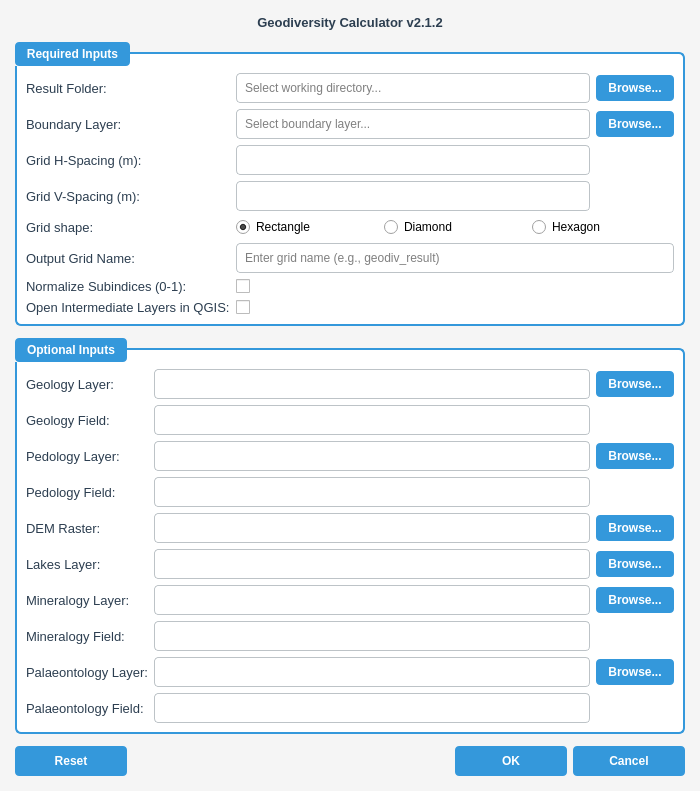
<?xml version="1.0" encoding="UTF-8"?>
<ui version="4.0">
 <class>GeodiversityCalculatorMaxProDialogBase</class>
 <widget class="QDialog" name="GeodiversityCalculatorMaxProDialogBase">
  <property name="geometry">
   <rect>
    <x>0</x>
    <y>0</y>
    <width>700</width>
    <height>750</height>
   </rect>
  </property>
  <property name="windowTitle">
   <string>Geodiversity Calculator v2.1.2</string>
  </property>
  <property name="styleSheet">
   <string>QDialog {
    background-color: #f5f5f5;
}
QGroupBox {
    font-weight: bold;
    border: 2px solid #3498db;
    border-radius: 6px;
    margin-top: 10px;
    padding-top: 10px;
    background-color: white;
}
QGroupBox::title {
    subcontrol-origin: margin;
    subcontrol-position: top left;
    padding: 5px 10px;
    color: white;
    background-color: #3498db;
    border-radius: 4px;
}
QLabel {
    font-size: 10pt;
    color: #2c3e50;
}
QLineEdit {
    padding: 6px;
    border: 1px solid #bdc3c7;
    border-radius: 4px;
    background-color: white;
    font-size: 9pt;
}
QLineEdit:focus {
    border: 2px solid #3498db;
}
QLineEdit:disabled {
    background-color: #ecf0f1;
}
QPushButton {
    padding: 6px 12px;
    background-color: #3498db;
    color: white;
    border: none;
    border-radius: 4px;
    font-weight: bold;
    font-size: 9pt;
}
QPushButton:hover {
    background-color: #2980b9;
}
QPushButton:pressed {
    background-color: #1f5f8b;
}
QDialogButtonBox QPushButton {
    min-width: 80px;
    padding: 8px 16px;
}
   </string>
  </property>
  <layout class="QVBoxLayout" name="verticalLayout">
   <property name="spacing">
    <number>12</number>
   </property>
   <property name="leftMargin">
    <number>15</number>
   </property>
   <property name="topMargin">
    <number>15</number>
   </property>
   <property name="rightMargin">
    <number>15</number>
   </property>
   <property name="bottomMargin">
    <number>15</number>
   </property>

   <item>
    <widget class="QLabel" name="label_title">
     <property name="font">
      <font>
       <pointsize>14</pointsize>
       <bold>true</bold>
      </font>
     </property>
     <property name="text">
      <string>Geodiversity Calculator v2.1.2</string>
     </property>
     <!-- Qt6 change: AlignCenter → AlignmentFlag::AlignCenter -->
     <property name="alignment">
      <set>Qt::AlignmentFlag::AlignCenter</set>
     </property>
    </widget>
   </item>

   <item>
    <widget class="QGroupBox" name="groupBox">
     <property name="title">
      <string>Required Inputs</string>
     </property>
     <layout class="QGridLayout" name="gridLayout">

      <item row="0" column="0">
       <widget class="QLabel" name="label_16">
        <property name="text"><string>Result Folder:</string></property>
       </widget>
      </item>
      <item row="0" column="1">
       <widget class="QLineEdit" name="lineEdit_16">
        <property name="toolTip"><string>Folder where all output files will be saved</string></property>
        <property name="placeholderText"><string>Select working directory...</string></property>
       </widget>
      </item>
      <item row="0" column="2">
       <widget class="QPushButton" name="pushButton_14">
        <property name="text"><string>Browse...</string></property>
       </widget>
      </item>

      <item row="1" column="0">
       <widget class="QLabel" name="label">
        <property name="text"><string>Boundary Layer:</string></property>
       </widget>
      </item>
      <item row="1" column="1">
       <widget class="QLineEdit" name="lineEdit">
        <property name="toolTip"><string>Study area boundary polygon (GPKG or SHP format)</string></property>
        <property name="placeholderText"><string>Select boundary layer...</string></property>
       </widget>
      </item>
      <item row="1" column="2">
       <widget class="QPushButton" name="pushButton">
        <property name="text"><string>Browse...</string></property>
       </widget>
      </item>

      <item row="2" column="0">
       <widget class="QLabel" name="label_3">
        <property name="text"><string>Grid H-Spacing (m):</string></property>
       </widget>
      </item>
      <item row="2" column="1">
       <widget class="QLineEdit" name="lineEdit_3">
        <property name="text"><string/></property>
        <property name="toolTip"><string>Grid cell width in meters.</string></property>
       </widget>
      </item>

      <item row="3" column="0">
       <widget class="QLabel" name="label_4">
        <property name="text"><string>Grid V-Spacing (m):</string></property>
       </widget>
      </item>
      <item row="3" column="1">
       <widget class="QLineEdit" name="lineEdit_4">
        <property name="text"><string/></property>
        <property name="toolTip"><string>Grid cell height in meters.</string></property>
       </widget>
      </item>

      <item row="4" column="0">
       <widget class="QLabel" name="label_gridshape">
        <property name="text"><string>Grid shape:</string></property>
       </widget>
      </item>
      <item row="4" column="1" colspan="2">
       <widget class="QWidget" name="widget_gridshape" native="true">
        <layout class="QHBoxLayout" name="horizontalLayout_gridshape">
         <property name="leftMargin"><number>0</number></property>
         <property name="topMargin"><number>0</number></property>
         <property name="rightMargin"><number>0</number></property>
         <property name="bottomMargin"><number>0</number></property>
         <item>
          <widget class="QRadioButton" name="radioButton_rectangle">
           <property name="text"><string>Rectangle</string></property>
           <property name="checked"><bool>true</bool></property>
          </widget>
         </item>
         <item>
          <widget class="QRadioButton" name="radioButton_diamond">
           <property name="text"><string>Diamond</string></property>
          </widget>
         </item>
         <item>
          <widget class="QRadioButton" name="radioButton_hexagon">
           <property name="text"><string>Hexagon</string></property>
          </widget>
         </item>
        </layout>
       </widget>
      </item>

      <item row="5" column="0">
       <widget class="QLabel" name="label_normalize">
        <property name="text"><string>Output Grid Name:</string></property>
       </widget>
      </item>
      <item row="5" column="1" colspan="2">
       <widget class="QLineEdit" name="lineEdit_14">
        <property name="toolTip"><string>Name for the output grid file (without extension). Result will be saved as .gpkg</string></property>
        <property name="placeholderText"><string>Enter grid name (e.g., geodiv_result)</string></property>
       </widget>
      </item>

      <item row="6" column="0">
       <widget class="QLabel" name="label_14">
        <property name="text"><string>Normalize Subindices (0-1):</string></property>
       </widget>
      </item>
      <item row="6" column="1">
       <widget class="QCheckBox" name="checkBox_normalize">
        <property name="text"><string/></property>
       </widget>
      </item>

      <item row="7" column="0">
       <widget class="QLabel" name="label_show_sublayers">
        <property name="text"><string>Open Intermediate Layers in QGIS:</string></property>
       </widget>
      </item>
      <item row="7" column="1">
       <widget class="QCheckBox" name="checkBox_show_sublayers">
        <property name="text"><string/></property>
        <property name="checked"><bool>false</bool></property>
       </widget>
      </item>

     </layout>
    </widget>
   </item>

   <item>
    <widget class="QGroupBox" name="groupBox_2">
     <property name="title">
      <string>Optional Inputs</string>
     </property>
     <layout class="QGridLayout" name="gridLayout_2">

      <item row="0" column="0">
       <widget class="QLabel" name="label_5">
        <property name="text"><string>Geology Layer:</string></property>
       </widget>
      </item>
      <item row="0" column="1">
       <widget class="QLineEdit" name="lineEdit_5">
        <property name="toolTip"><string>Geological polygon layer (GPKG or SHP). Optional.</string></property>
       </widget>
      </item>
      <item row="0" column="2">
       <widget class="QPushButton" name="pushButton_3">
        <property name="text"><string>Browse...</string></property>
       </widget>
      </item>

      <item row="1" column="0">
       <widget class="QLabel" name="label_6">
        <property name="text"><string>Geology Field:</string></property>
       </widget>
      </item>
      <item row="1" column="1">
       <widget class="QLineEdit" name="lineEdit_6">
        <property name="toolTip"><string>Attribute field name containing geological classification (e.g., GEOL_TYPE)</string></property>
       </widget>
      </item>

      <item row="2" column="0">
       <widget class="QLabel" name="label_7">
        <property name="text"><string>Pedology Layer:</string></property>
       </widget>
      </item>
      <item row="2" column="1">
       <widget class="QLineEdit" name="lineEdit_7">
        <property name="toolTip"><string>Soil/pedology polygon layer (GPKG or SHP). Optional.</string></property>
       </widget>
      </item>
      <item row="2" column="2">
       <widget class="QPushButton" name="pushButton_5">
        <property name="text"><string>Browse...</string></property>
       </widget>
      </item>

      <item row="3" column="0">
       <widget class="QLabel" name="label_8">
        <property name="text"><string>Pedology Field:</string></property>
       </widget>
      </item>
      <item row="3" column="1">
       <widget class="QLineEdit" name="lineEdit_8">
        <property name="toolTip"><string>Attribute field name containing soil type classification (e.g., SOIL_TYPE)</string></property>
       </widget>
      </item>

      <item row="4" column="0">
       <widget class="QLabel" name="label_9">
        <property name="text"><string>DEM Raster:</string></property>
       </widget>
      </item>
      <item row="4" column="1">
       <widget class="QLineEdit" name="lineEdit_9">
        <property name="toolTip"><string>Digital Elevation Model raster (GeoTIFF). Optional.</string></property>
       </widget>
      </item>
      <item row="4" column="2">
       <widget class="QPushButton" name="pushButton_7">
        <property name="text"><string>Browse...</string></property>
       </widget>
      </item>

      <item row="5" column="0">
       <widget class="QLabel" name="label_17">
        <property name="text"><string>Lakes Layer:</string></property>
       </widget>
      </item>
      <item row="5" column="1">
       <widget class="QLineEdit" name="lineEdit_17">
        <property name="toolTip"><string>Lakes/seas polygon layer (GPKG or SHP). Optional.</string></property>
       </widget>
      </item>
      <item row="5" column="2">
       <widget class="QPushButton" name="pushButton_13">
        <property name="text"><string>Browse...</string></property>
       </widget>
      </item>

      <item row="6" column="0">
       <widget class="QLabel" name="label_12">
        <property name="text"><string>Mineralogy Layer:</string></property>
       </widget>
      </item>
      <item row="6" column="1">
       <widget class="QLineEdit" name="lineEdit_12">
        <property name="toolTip"><string>Mineralogy point layer (GPKG or SHP). Optional.</string></property>
       </widget>
      </item>
      <item row="6" column="2">
       <widget class="QPushButton" name="pushButton_10">
        <property name="text"><string>Browse...</string></property>
       </widget>
      </item>

      <item row="7" column="0">
       <widget class="QLabel" name="label_10">
        <property name="text"><string>Mineralogy Field:</string></property>
       </widget>
      </item>
      <item row="7" column="1">
       <widget class="QLineEdit" name="lineEdit_10">
        <property name="toolTip"><string>Attribute field containing mineral type (e.g., MINERAL)</string></property>
       </widget>
      </item>

      <item row="8" column="0">
       <widget class="QLabel" name="label_13">
        <property name="text"><string>Palaeontology Layer:</string></property>
       </widget>
      </item>
      <item row="8" column="1">
       <widget class="QLineEdit" name="lineEdit_13">
        <property name="toolTip"><string>Palaeontology/fossil point layer (GPKG or SHP). Optional.</string></property>
       </widget>
      </item>
      <item row="8" column="2">
       <widget class="QPushButton" name="pushButton_11">
        <property name="text"><string>Browse...</string></property>
       </widget>
      </item>

      <item row="9" column="0">
       <widget class="QLabel" name="label_11">
        <property name="text"><string>Palaeontology Field:</string></property>
       </widget>
      </item>
      <item row="9" column="1">
       <widget class="QLineEdit" name="lineEdit_11">
        <property name="toolTip"><string>Attribute field containing fossil type (e.g., FOSSIL)</string></property>
       </widget>
      </item>

     </layout>
    </widget>
   </item>

   <item>
    <!-- Qt6 change: StandardButton constants now use full-scoped names in code;
         the .ui XML value strings are unchanged – Qt Designer writes them the
         same way and uic handles resolution internally. -->
    <widget class="QDialogButtonBox" name="button_box">
     <property name="standardButtons">
      <set>QDialogButtonBox::Cancel|QDialogButtonBox::Ok|QDialogButtonBox::Reset</set>
     </property>
    </widget>
   </item>

  </layout>
 </widget>
 <resources/>
 <connections>
  <connection>
   <sender>button_box</sender>
   <signal>accepted()</signal>
   <receiver>GeodiversityCalculatorMaxProDialogBase</receiver>
   <slot>accept()</slot>
  </connection>
  <connection>
   <sender>button_box</sender>
   <signal>rejected()</signal>
   <receiver>GeodiversityCalculatorMaxProDialogBase</receiver>
   <slot>reject()</slot>
  </connection>
 </connections>
</ui>
